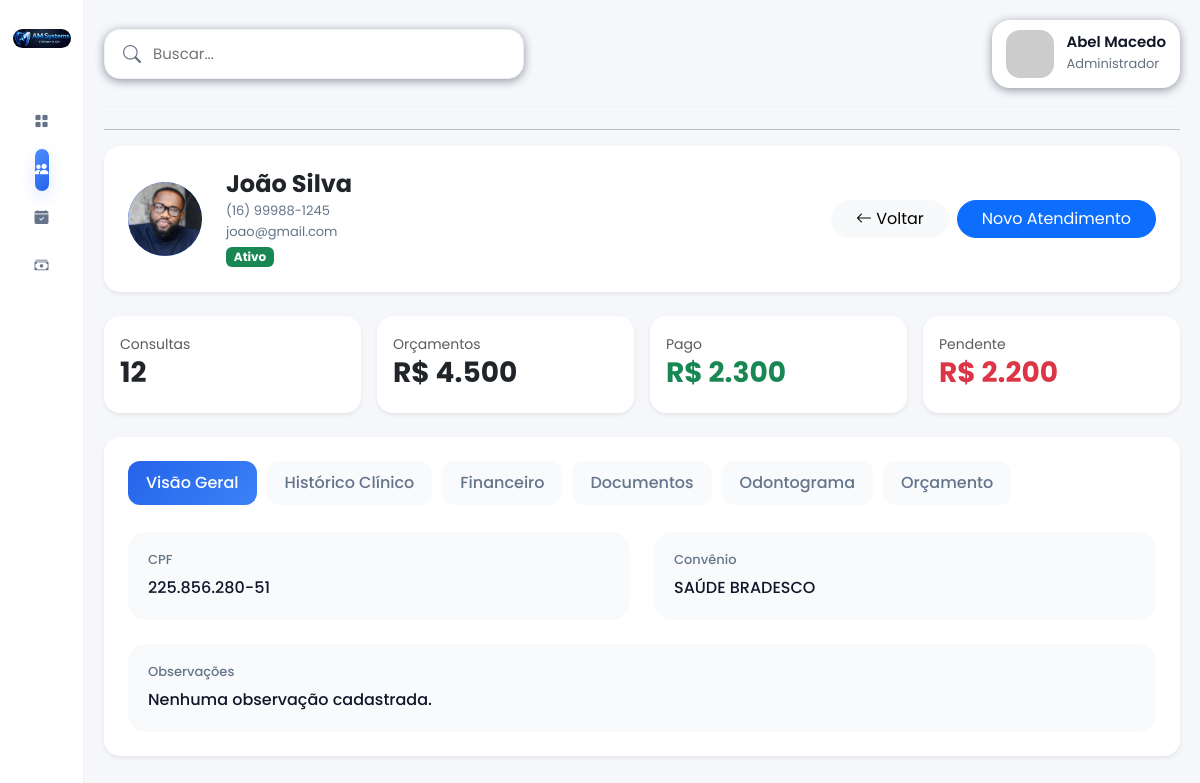
The app's page /pacientes/1/ (signed in), older data.
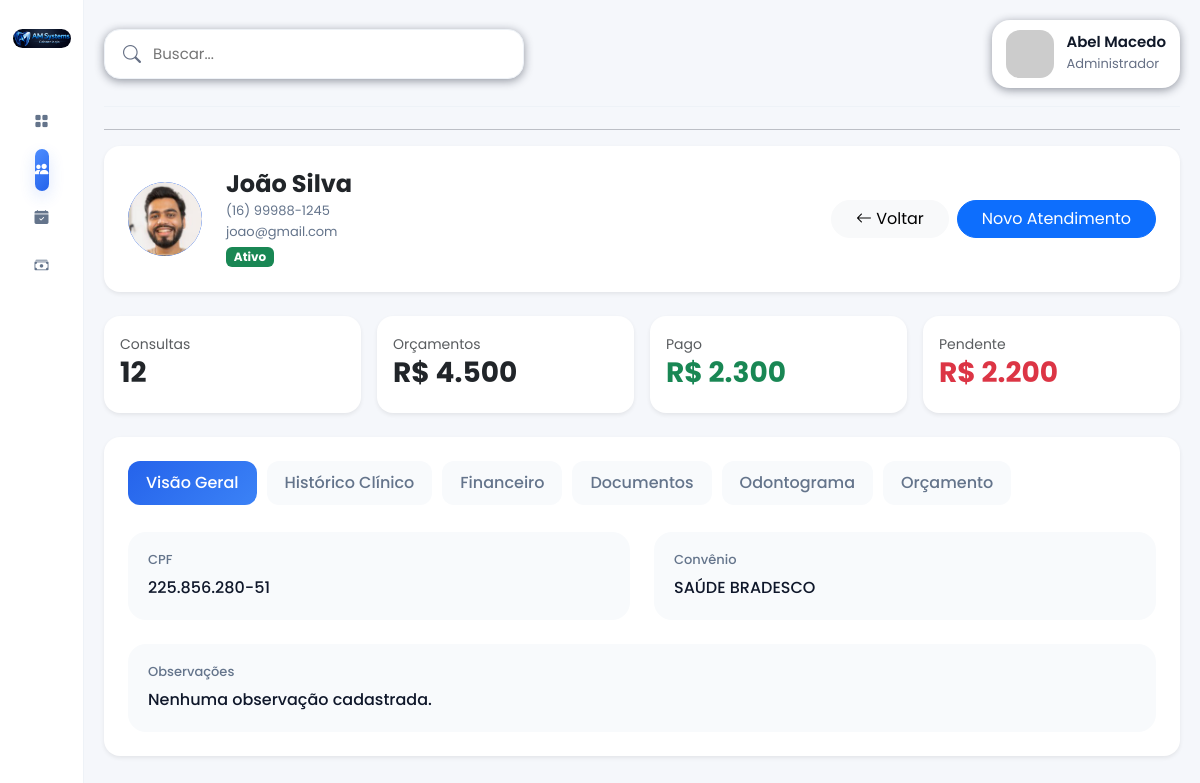
The same page, newer data.
### accounts/models.py (models this page shows, shortened)
class Paciente(models.Model):
    foto = models.ImageField(
        upload_to='pacientes/',
        blank=True,
        null=True
    )
    nome = models.CharField(
        max_length=200
    )
    cpf = models.CharField(
        max_length=14,
        blank=True,
        null=True
    )
    rg = models.CharField(
        max_length=20,
        blank=True,
        null=True
    )
    nascimento = models.DateField(
        blank=True,
        null=True
    )
    genero = models.CharField(
        max_length=20,
        blank=True,
        null=True
    )
    estado_civil = models.CharField(
        max_length=30,
        blank=True,
        null=True
    )
    profissao = models.CharField(
        max_length=100,
        blank=True,
        null=True
    )
    telefone = models.CharField(
        max_length=20,
        blank=True,
        null=True
    )
    whatsapp = models.CharField(
        max_length=20,
        blank=True,
        null=True
    )
    email = models.EmailField(
        blank=True,
        null=True
    )
    cep = models.CharField(
        max_length=10,
        blank=True,
        null=True
    )
    endereco = models.CharField(
        max_length=255,
        blank=True,
        null=True
    )
    numero = models.CharField(
        max_length=20,
        blank=True,
        null=True
    )
    complemento = models.CharField(
        max_length=100,
        blank=True,
        null=True
    )
    bairro = models.CharField(
        max_length=100,
        blank=True,
        null=True
    )
    cidade = models.CharField(
        max_length=100,
        blank=True,
        null=True
    )
    estado = models.CharField(
        max_length=2,
        blank=True,
        null=True
    )
    convenio = models.CharField(
        max_length=100,
        blank=True,
        null=True
    )
    carteirinha = models.CharField(
        max_length=100,
        blank=True,
        null=True
    )
    alergias = models.TextField(
        blank=True,
        null=True
    )
    medicamentos = models.TextField(
        blank=True,
        null=True
    )
    observacoes = models.TextField(
        blank=True,
        null=True
    )
    responsavel = models.CharField(
        max_length=200,
        blank=True,
        null=True
    )
    cpf_responsavel = models.CharField(
        max_length=14,
        blank=True,
        null=True
    )
    telefone_responsavel = models.CharField(
        max_length=20,
        blank=True,
        null=True
    )
    ativo = models.BooleanField(
        default=True
    )
    criado_em = models.DateTimeField(
        auto_now_add=True
    )
    atualizado_em = models.DateTimeField(
        auto_now=True
    )
    @property
    def status(self):
        return 'Ativo' if self.ativo else 'Inativo'

### accounts/views.py (the view)
@login_required(login_url='/')
def perfil_paciente(request, id):
    paciente = get_object_or_404(
        Paciente,
        id=id
    )
    return render(
        request,
        'accounts/perfil.html',
        {
            'paciente': paciente
        }
    )

### accounts/templates/accounts/perfil.html (shortened to what the changed rows need)
{% load static %}
<!DOCTYPE html>
<html lang="pt-br">
<head>
    <link
        href="https://cdn.jsdelivr.net/npm/bootstrap@5.3.3/dist/css/bootstrap.min.css"
        rel="stylesheet"
    >
    <link
        rel="stylesheet"
        href="https://cdn.jsdelivr.net/npm/bootstrap-icons@1.11.3/font/bootstrap-icons.min.css"
    >
    <link
        rel="stylesheet"
        href="{% static 'css/dashboard.css' %}"
    >
</head>
<body>
<div class="dashboard-wrapper">
    <main class="main-content">
        <div class="card border-0 shadow-sm rounded-4 mb-4">
            <div class="card-body p-4">
                <div class="d-flex justify-content-between align-items-center flex-wrap">
                    <div class="d-flex align-items-center">
<div
    class="avatar-paciente me-4"
    style="
        width:74px;
        height:74px;
        min-width:74px;
        border-radius:50%;
        overflow:hidden;
        background:#2563eb;
        display:flex;
        align-items:center;
        justify-content:center;
    "
>
    {% if paciente.foto %}
        <img
            src="{{ paciente.foto.url }}"
            alt="{{ paciente.nome }}"
            style="
                width:100%;
                height:100%;
                object-fit:cover;
                border-radius:50%;
                display:block;
            "
        >
    {% endif %}
</div>
                        <div>
                            <h2
                                style="
                                    font-size:24px;
                                    font-weight:700;
                                    margin-bottom:2px;
                                    line-height:1.2;
                                "
                            >
                                {{ paciente.nome }}
                            </h2>
                            <div
                                style="
                                    font-size:13px;
                                    color:#64748b;
                                    margin-bottom:2px;
                                "
                            >
                                {{ paciente.telefone }}
                            </div>
                            <div
                                style="
                                    font-size:13px;
                                    color:#64748b;
                                    margin-bottom:2px;
                                "
                            >
                                {{ paciente.email }}
                            </div>
                            <div>
                                <span class="badge bg-success">
                                    {{ paciente.status }}
                                </span>
                            </div>
                        </div>
                    </div>
                </div>
            </div>
        </div>
<div class="card border-0 shadow-sm rounded-4">
    <div class="card-body p-4">
        <div class="tab-content">
            <div
                class="tab-pane fade show active"
                id="visao-geral">
                <div class="row">
                    <div class="col-md-6 mb-4">
                        <div class="info-card">
                            <h6>
                                CPF
                            </h6>
                            <p>
                                {{ paciente.cpf|default:"Não informado" }}
                            </p>
                        </div>
                    </div>
                    <div class="col-md-6 mb-4">
                        <div class="info-card">
                            <h6>
                                Convênio
                            </h6>
                            <p>
                                {{ paciente.convenio|default:"Não informado" }}
                            </p>
                        </div>
                    </div>
                    <div class="col-md-12">
                        <div class="info-card">
                            <h6>
                                Observações
                            </h6>
                            <p>
                                {{ paciente.observacoes|default:"Nenhuma observação cadastrada." }}
                            </p>
                        </div>
                    </div>
                </div>
            </div>
        </div>
    </div>
</div>
    </main>
</div>
</body>
</html>

Row changes from the older to the newer data that the page shows:
changed Paciente "João Silva": foto: a different picture
